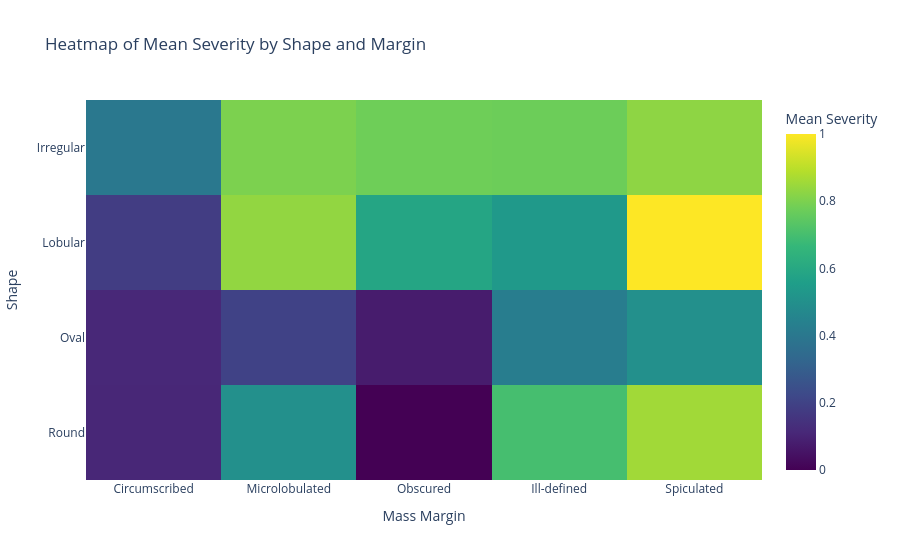

Notebook cell for this chart:
### Code cell
''' Task 2.3 '''

import plotly.graph_objects as go

shape_labels = {1: 'Round', 2: 'Oval', 3: 'Lobular', 4: 'Irregular'}
margin_labels = {1: 'Circumscribed', 2: 'Microlobulated', 3: 'Obscured', 4: 'Ill-defined', 5: 'Spiculated'}

grouped_dataheat = mmgData_notnan_filtered.groupby(['Shape', 'Margin'])['Severity'].mean().reset_index(name='mean_severity')

heatmap_data = grouped_dataheat.pivot(index='Shape', columns='Margin', values='mean_severity').fillna(0)

fig = go.Figure(data=go.Heatmap(
    z=heatmap_data.values,
    x=heatmap_data.columns,
    y=heatmap_data.index,
    colorscale='Viridis', 
    colorbar=dict(title='Mean Severity'),
    hoverongaps=False
))

fig.update_layout(
    title='Heatmap of Mean Severity by Shape and Margin',
    xaxis_title='Mass Margin',
    yaxis_title='Shape',
    xaxis=dict(
        tickmode='array',
        tickvals=[1, 2, 3, 4, 5],
        ticktext=[margin_labels[val] for val in [1, 2, 3, 4, 5]]
    ),
    yaxis=dict(
        tickmode='array',
        tickvals=[1, 2, 3, 4],
        ticktext=[shape_labels[val] for val in [1, 2, 3, 4]]
    )
)

fig.show()

### Figure 1 — Plotly figure (JSON) as saved in the notebook; plotly's stock layout.template omitted (floating-point values rounded to 4 significant figures)
{"data": [{"colorbar": {"title": {"text": "Mean Severity"}}, "colorscale": [[0, "#440154"], [0.1111, "#482878"], [0.2222, "#3e4989"], [0.3333, "#31688e"], [0.4444, "#26828e"], [0.5556, "#1f9e89"], [0.6667, "#35b779"], [0.7778, "#6ece58"], [0.8889, "#b5de2b"], [1, "#fde725"]], "hoverongaps": false, "type": "heatmap", "x": [1, 2, 3, 4, 5], "y": [1, 2, 3, 4], "z": [[0.1078, 0.5, 0, 0.7, 0.8571], [0.1111, 0.2, 0.07692, 0.4242, 0.5], [0.1818, 0.8333, 0.5882, 0.5357, 1], [0.4, 0.8, 0.7778, 0.7747, 0.8273]]}], "layout": {"autosize": true, "title": {"text": "Heatmap of Mean Severity by Shape and Margin"}, "xaxis": {"autorange": true, "range": [0.5, 5.5], "tickmode": "array", "ticktext": ["Circumscribed", "Microlobulated", "Obscured", "Ill-defined", "Spiculated"], "tickvals": [1, 2, 3, 4, 5], "title": {"text": "Mass Margin"}, "type": "linear"}, "yaxis": {"autorange": true, "range": [0.5, 4.5], "tickmode": "array", "ticktext": ["Round", "Oval", "Lobular", "Irregular"], "tickvals": [1, 2, 3, 4], "title": {"text": "Shape"}, "type": "linear"}}}
